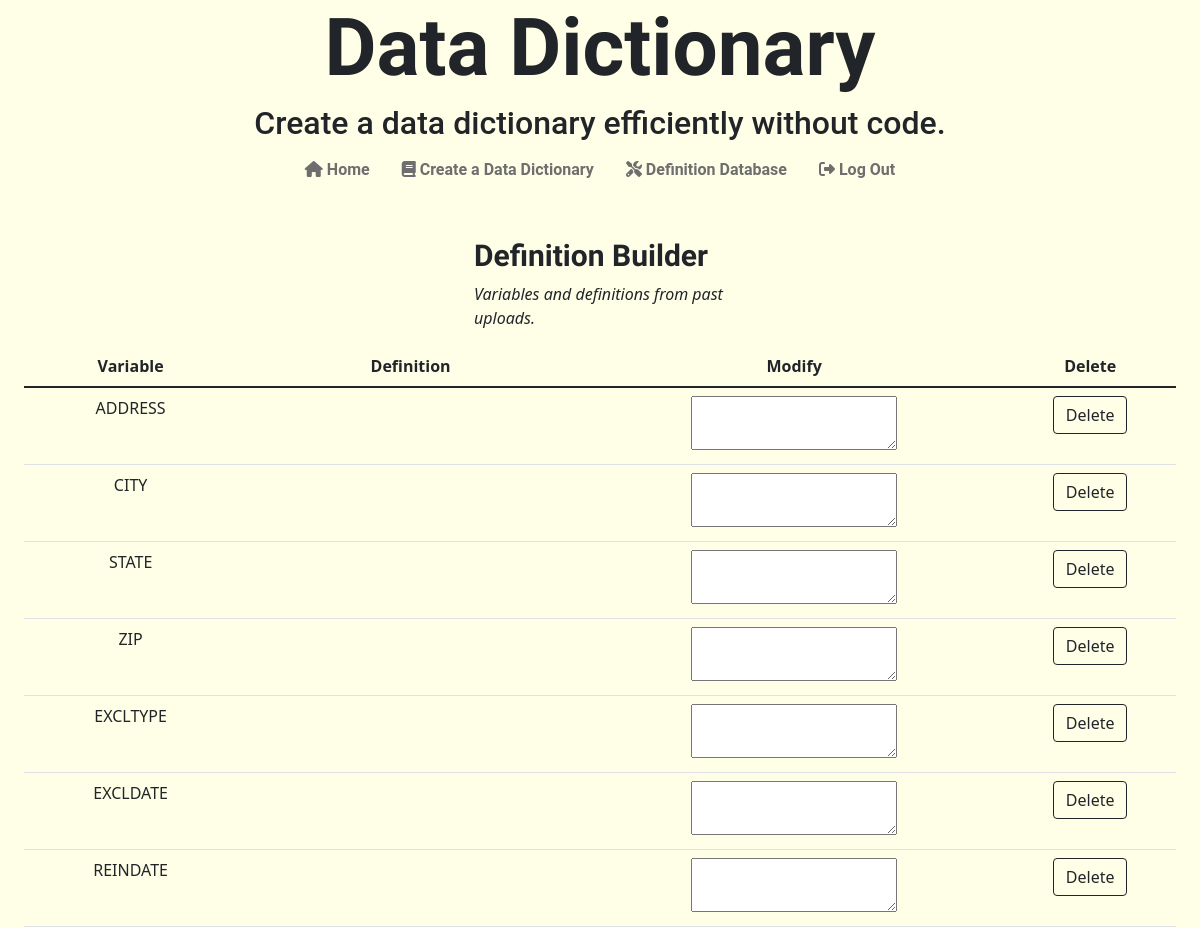
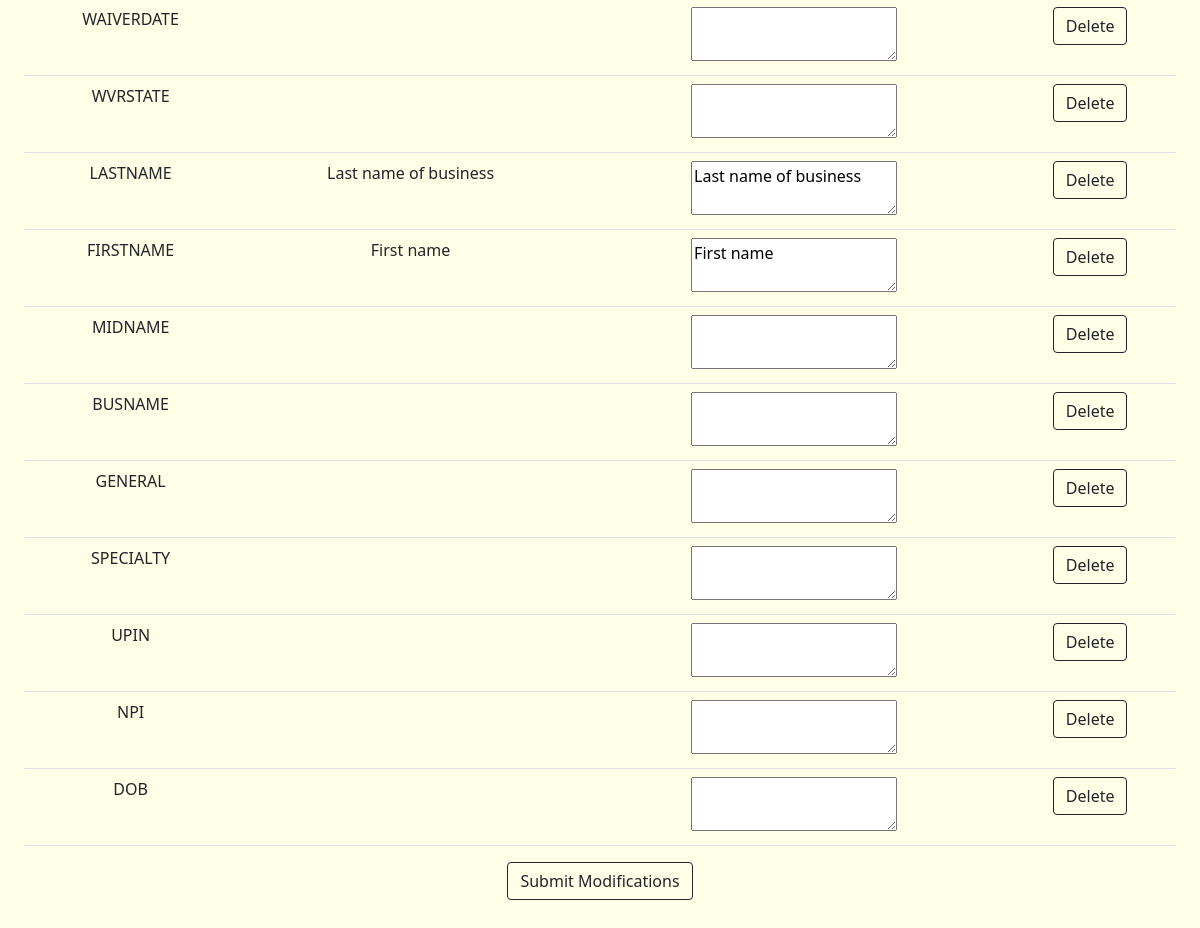
The page /build (signed in) on the database its author committed (2 pictures, top to bottom).
### tables this page shows
CREATE TABLE VARIABLES(id INTEGER PRIMARY KEY, user_id TEXT NOT NULL, variable TEXT NOT NULL, definition NOT NULL default "");

### app.py (the view, shortened to what this page needs)
@app.route("/build", methods=["GET","POST"])
@login_required
def build():
    variable_dictionary = cur.execute("SELECT variable,definition FROM VARIABLES WHERE user_id = ?", [session["user_id"]]).fetchall()
    return render_template("build.html", variable_dictionary=variable_dictionary)

### app.py (called while the page is built)
@app.after_request
def after_request(response):
    response.headers["Cache-Control"] = "no-cache, no-store, must-revalidate"
    response.headers["Expires"] = 0
    response.headers["Pragma"] = "no-cache"
    return response

### functions.py (called while the page is built)
def login_required(f):
    @wraps(f)
    def decorated_function(*args, **kwargs):
        if session["user_id"] is None:
            return redirect(url_for('login', next=request.url))
        return f(*args, **kwargs)
    return decorated_function

### templates/build.html (shortened to what this page needs)
{% extends "layout.html" %}
{% block main %}
<div class="container-fluid">
    <h2 class="subheading">Definition Builder</h2>
    <p><i>Variables and definitions from past uploads.</i></p>
    <table class="table">
    <thead>
        <tr>
            <th>Variable</th>
            <th>Definition</th>
            <th>Modify</th>
            <th>Delete</th>
        </tr>
        </thead>
        <tbody>
        <form id="modify" method="post">
        {% if variable_dictionary|length > 0 %}
        {% for variable, definition in variable_dictionary %}
        <tr>
        <td> {{ variable }} </td>
        <td> {{ definition }} </td>
        <td>
        <textarea name = "modify_name_{{ variable }}" id= "modify_id_{{ variable }}">{{ definition }}</textarea>
        </td>
        <td><button class="btn btn-outline-dark" type = "submit" formaction="{{ url_for('deleted') }}" name="delete" value="{{ variable }}">Delete</button></td>
        </tr>
        {% endfor %}
        {% endif %}
        </form>
    </tbody>
    </table>
    <button class="btn btn-outline-dark" form="modify" type="submit">Submit Modifications</button>
    </div>
{% endblock %}

### templates/layout.html (shortened to what this page needs)
<!DOCTYPE html>
<html lang = "en">
    <head>
        <link href="/static/styles.css" rel="stylesheet">
          <link href="https://cdn.jsdelivr.net/npm/bootstrap@5.1.3/dist/css/bootstrap.min.css" rel="stylesheet">
          <link rel="stylesheet" href="https://cdnjs.cloudflare.com/ajax/libs/font-awesome/6.2.0/css/all.css"></link>
    </head>
    <body>
            <div class = "container-fluid">
            <div class="d-flex justify-content-center">
            <h1 class = "title">Data Dictionary </h1>
            </div>
            <div class="d-flex justify-content-center">
                <h2>Create a data dictionary efficiently without code.</h2>
                </div>
            <div class="d-flex justify-content-center">
            <ul class="nav justify-content-center">
                {% if session["user_id"] %}
                <li class="nav-item"><a class="nav-link" href="/"><i class="fa-solid fa-house"></i> Home</a></li>
                <li class="nav-item"><a class="nav-link" href="/create"><i class="fa-solid fa-book"></i> Create a Data Dictionary</a></li>
                <li class="nav-item"><a class="nav-link" href="/build"><i class="fas fa-tools"></i> Definition Database</a></li>
                <li class="nav-item"><a class="nav-link" href="/logout"><i class="fas fa-sign-out-alt"></i> Log Out</a></li>
            </ul>
        {% endif %}
    </div>
    </div>
    <main class="container-fluid py-5 text-center">
        {% block main %}{% endblock %}
    </main>
    </body>

### static/styles.css (style rules this page uses)
.title { font-family:"Gloock"; font-size:80px; font-weight:900; text-align:center; }
h2 { font-family:"Roboto" !important; }
.subheading { font-family:"Gloock" !important; font-size:30px; font-weight:700; text-align:left; text-justify:left; margin-left:450px; margin-right:400px; }
body { background-color:#FFFEE6 !important; font-family:"Roboto"; }
a:link { color:#6E6E6E; font-family:"Roboto"; font-weight:700; }
p { text-justify:left; text-align:left; margin-left:450px; margin-right:400px; }

### rows shown on the page
VARIABLES: variable "ADDRESS"
VARIABLES: variable "CITY"
VARIABLES: variable "STATE"
VARIABLES: variable "ZIP"
VARIABLES: variable "EXCLTYPE"
VARIABLES: variable "EXCLDATE"
VARIABLES: variable "REINDATE"
VARIABLES: variable "WAIVERDATE"
VARIABLES: variable "WVRSTATE"
VARIABLES: variable "LASTNAME", definition "Last name of business", variable+definition "Last name of business"
VARIABLES: variable "FIRSTNAME", definition "First name", variable+definition "First name"
VARIABLES: variable "MIDNAME"
VARIABLES: variable "BUSNAME"
VARIABLES: variable "GENERAL"
VARIABLES: variable "SPECIALTY"
VARIABLES: variable "UPIN"
VARIABLES: variable "NPI"
VARIABLES: variable "DOB"
